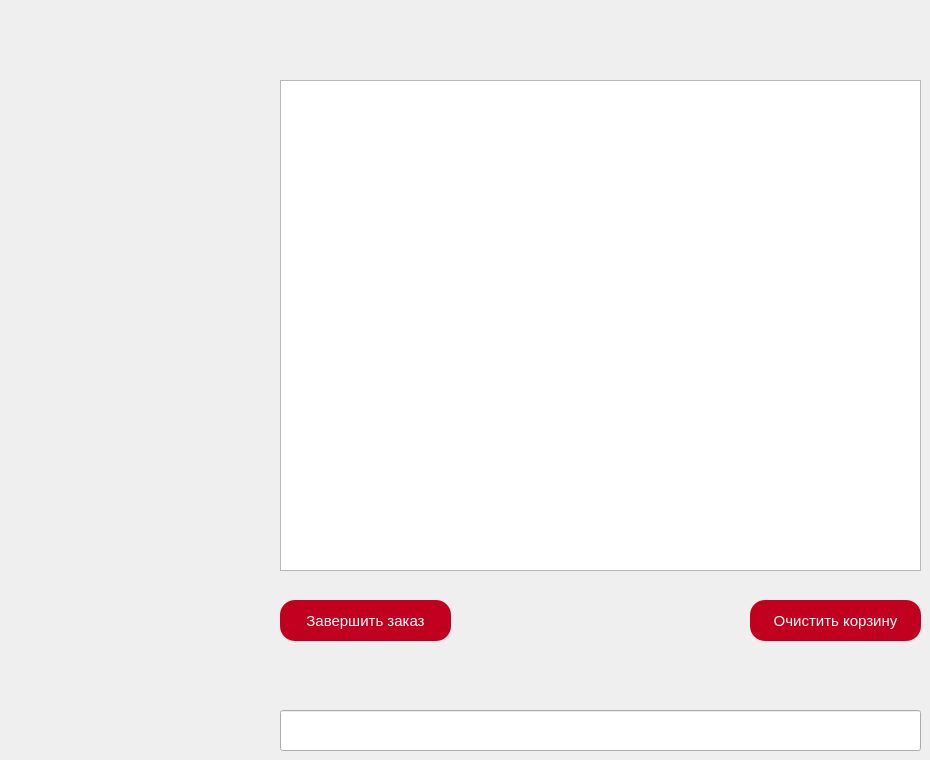
         <widget class="QWidget" name="tab_7">
          <attribute name="title">
           <string>Корзина</string>
          </attribute>
          <widget class="QListWidget" name="korzina">
           <property name="geometry">
            <rect>
             <x>280</x>
             <y>80</y>
             <width>641</width>
             <height>491</height>
            </rect>
           </property>
           <property name="font">
            <font>
             <pointsize>10</pointsize>
            </font>
           </property>
          </widget>
          <widget class="QPushButton" name="clear">
           <property name="geometry">
            <rect>
             <x>750</x>
             <y>600</y>
             <width>171</width>
             <height>41</height>
            </rect>
           </property>
           <property name="font">
            <font>
             <pointsize>11</pointsize>
            </font>
           </property>
           <property name="styleSheet">
            <string notr="true">QPushButton {
	color: white;
	background-color: #c10020;
	border-radius: 15;
}

QPushButton:pressed {
	background-color: #ed4830
}
</string>
           </property>
           <property name="text">
            <string>Очистить корзину</string>
           </property>
          </widget>
          <widget class="QPushButton" name="all_end">
           <property name="geometry">
            <rect>
             <x>280</x>
             <y>600</y>
             <width>171</width>
             <height>41</height>
            </rect>
           </property>
           <property name="font">
            <font>
             <pointsize>11</pointsize>
            </font>
           </property>
           <property name="styleSheet">
            <string notr="true">QPushButton {
	color: white;
	background-color: #c10020;
	border-radius: 15;
}

QPushButton:pressed {
	background-color: #ed4830
}
</string>
           </property>
           <property name="text">
            <string>Завершить заказ</string>
           </property>
          </widget>
          <widget class="QLineEdit" name="output_line">
           <property name="geometry">
            <rect>
             <x>280</x>
             <y>710</y>
             <width>641</width>
             <height>41</height>
            </rect>
           </property>
           <property name="font">
            <font>
             <pointsize>11</pointsize>
            </font>
           </property>
          </widget>
         </widget>
